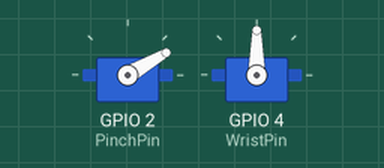
This sketch was run on a simulated ESP32-C3. Shown: 2 × servo. WiFi joins after 1.5 s; servers stay silent unless stated; what the sketch prints to the serial monitor is not drawn.

Above: at 1.55 s.
At 1.8 s:
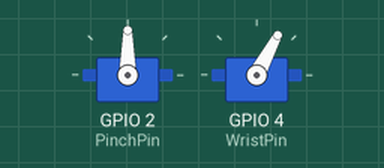
At 2.1 s:
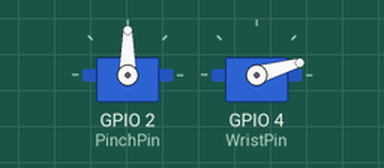
At 3.2 s:
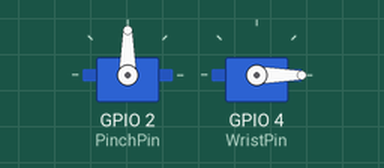
Timing chart, 0 to 5.4 s (numbered marks = the images above):
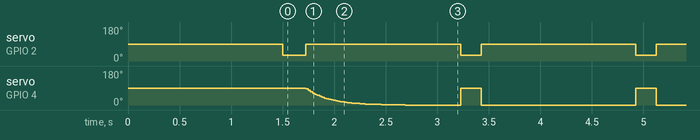

The sketch:

ESP_Wrist_Pinch_Smooth.ino
```cpp
/*
  Dette program  er skrevet af gruppe 580 på Aalborg Universitet på
  produkt og designpsykologi femte semester 2022.

  Programmet er baseret på kode af Michal Rinott, Scott Fitzgerald(2013) og John Bennett (2017)

  Programmet skaber en forbindelse til Wi-Fi og modtager 5 værdier som styrer 5 servomotorer.

  Denne del af koden skal uploades til en ESP32-C3-Devkit og kan kun bruges til at styre:
  Servo Nr. 3 (albuen)

  ESP32-C3 har 'kun' fire timere og det er bleven konkluderet af gruppen at en af disse timere
  bruges af ESP'en og en bruges af Wi-Fi forbindelsen. Altså kan ESP'en kun sende to PWM signaler af gangen.
  Derfor bruges tre ESP32-C3 til at styre de i alt fem servomotorer.
  Koden er identisk pånær port navnet og hvilke værdier af dataArray[] der sendes til motorene.

  Under test blev det opserveret af Serial.Print tog meget af ESP32'ens kraft og derfor printes der aldrig noget mens en motor kører.

  Kommentarene er skrevet på dansk
*/

// Der bruges et ESP32 servo bibliotek samt et Wi-Fi bibliotek
#include "WiFi.h";
#include <ESP32Servo.h>

Servo Pinch; // Laver et servo objekt som kan controllere en servo motor
Servo Wrist; // Laver et servo objekt som kan controllere en servo motor

// Følgende PWM GPIO pins kan bruges på ESP32-C3: 02 og 04. (andre pins kan sikkert også virke men ikke samtidig)
int PinchPin = 02;
int WristPin = 04;

float PinchVal = 90;  // værdi som Pinch servo motoren får tilsendt
float WristVal = 90;  // værdi som Wrist servo motoren får tilsendt

//smoothing
float PinchGoal = 90;
float WristGoal = 90;
float diff = 0;
unsigned long previousMillis = 0UL;
unsigned long interval = 10UL;

// Brug WiFiClient til at lave TCP forbindelser
const char* ssid = "dlink"; // Navnet på Wi-Fi'en
const char* password = "";  // "" betyder at der ikke er noget kodeord
WiFiClient client;
const uint16_t port = 5204;           //port navn der skal stemme overens med port navn på serveren
const char * host1 = "192.168.0.105"; //host navn den skal forbinde til - skal stemme overens med IP'en hos serveren (den computer processing er tilsluttet)

byte values_sent = 5; //antallet af værdier der sendes fra processing
int dataArray[5];     //arrayet der holder på alle værdierne fra processing


void setup()
{
  Serial.begin(9600);
  Pinch.attach(PinchPin, 660, 2500);   // attaches the servo on pin 18 to the servo object
  Wrist.attach(WristPin, 500, 2500);   // attaches the servo on pin 18 to the servo object
  // Fortæller ESP32-C3 at Servo objektet sidder på pin 02 og 04
  // og at denne har en minimum PWM værdi på 500 mikrosekunder og en maks på 2400 mikrosekunder


  //wifi:
  WiFi.begin(ssid, password); //wifi-begin indeholder bare navn og password på wifi
  Serial.print("'Connecting to WiFi");
  while (WiFi.status() != WL_CONNECTED) //mens at der er en forbindelse..
  {
    Serial.print(".");
    delay(500);
  }

  Serial.println("\nConnected to the WiFi network");
  Serial.print("IP adress: ");
  Serial.println(WiFi.localIP()); //printer ip adressen for denne klient


}

void loop() {
  if (!client.connected()) //hvis der IKKE er en forbindelse..
  {
    Pinch.write(30); //Sender PWM signal
    Wrist.write(90); //Sender PWM signal
    Serial.print("Connecting to ");
    Serial.println(host1);
    client.connect(host1, port); //den prøver at forbinde igen
  } else { //hvis der ER en forbindelse..
    //client.print("Hello");


    if (client.available()) //hvis der bliver sendt noget..
    {
      for (int values_sent = 0; values_sent < 5; values_sent++) { //for loop der bruges til at læse alle værdier sendt (de sendes i rækkefølge fra 0 til values_sent fra processing)
        dataArray[values_sent] = client.read();
        //læser hver værdi

        if (dataArray[values_sent] == -1) {
          //den her bruges til at fjerne støj (støjen i det her tilfælde er værdier på -1)
          dataArray[values_sent] = 0;
          //pladsen sættes til 0
          values_sent = values_sent - 1;
          //loopet går et skridt tilbage og prøver igen
        }
      }
    }

    //Sender den specifikke værdi fra dataArray[] til servomotoren
    WristGoal = dataArray[3];
    if (dataArray[4] < 60 && dataArray[4] > 0) {
      PinchGoal = dataArray[4];
    }

    //smoothing
    unsigned long currentMillis = millis();
    if (currentMillis - previousMillis > interval) {
      /* The Arduino executes this code once every second
         (interval = 1000 (ms) = 1 second). */

      //smooth wrist
      diff = (WristGoal - WristVal) * 0.05; //if basegoal is over baseval the difference is positive
      WristVal = WristVal + diff;

      //smooth pinch
      diff = (PinchGoal - PinchVal) * 0.05; //if shouldergoal is under shoulderval the difference is negative
      PinchVal = PinchVal + diff;

      // Don't forget to update the previousMillis value
      previousMillis = currentMillis;
    }

    Pinch.write(PinchVal); //Sender PWM signal
    Wrist.write(WristVal); //Sender PWM signal
  }

}
```

Measured:
- by itself, servo on GPIO 2 (PinchPin): alternates 90° for 1.5 s and 30° for 0.20 s
- by itself, servo on GPIO 4 (WristPin): ramps from 90° to 0° and jumps back, once every 1.7 s
